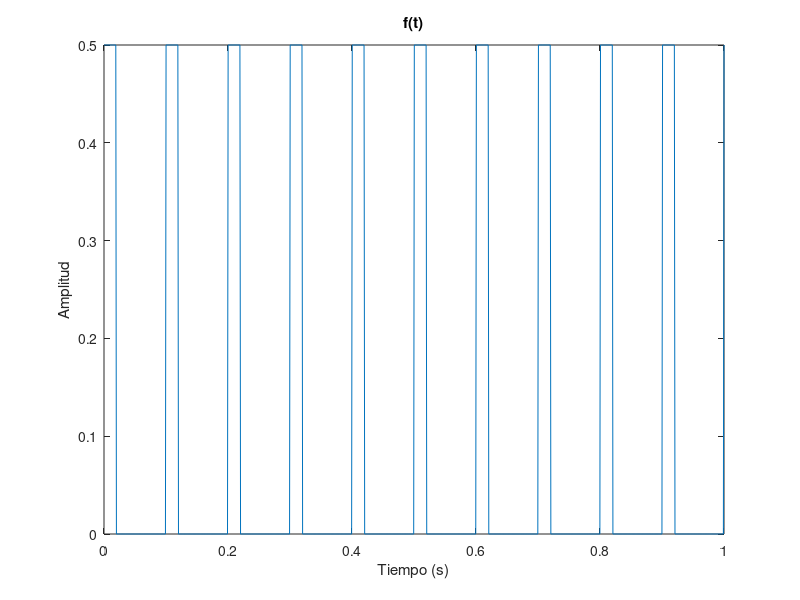
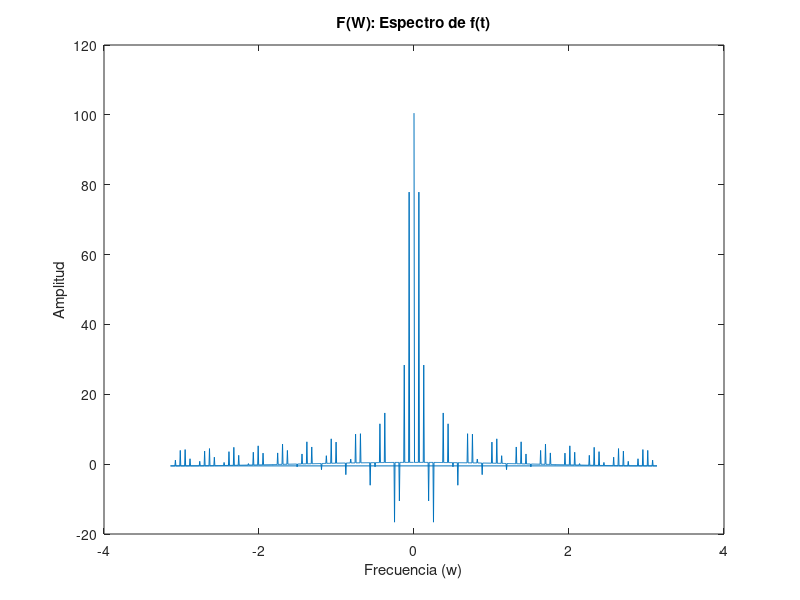

Write the MATLAB code that produced these figures, in order.
close all; clear all; clc

N = 1000;
t = linspace(0,1,N); % Eje temporal

% Señal de pulsos rectangulares
A = 0.5; % Amplitud
T = .1; % Período
d = 20; % Duty cycle

f_t = A/2+A/2*square(2*pi*t/T,d); % Señal f(t)

F_w = fft(f_t);

w = linspace(-pi,pi-2*pi/N,N); % Eje de frecuencia
w = fftshift(w); % Centrar el eje de frecuencia en cero

figure;
plot(t,f_t);
title('f(t)');
xlabel('Tiempo (s)');
ylabel('Amplitud');
figure;
plot(w,F_w);
title('F(W): Espectro de f(t)');
xlabel('Frecuencia (w)');
ylabel('Amplitud');
